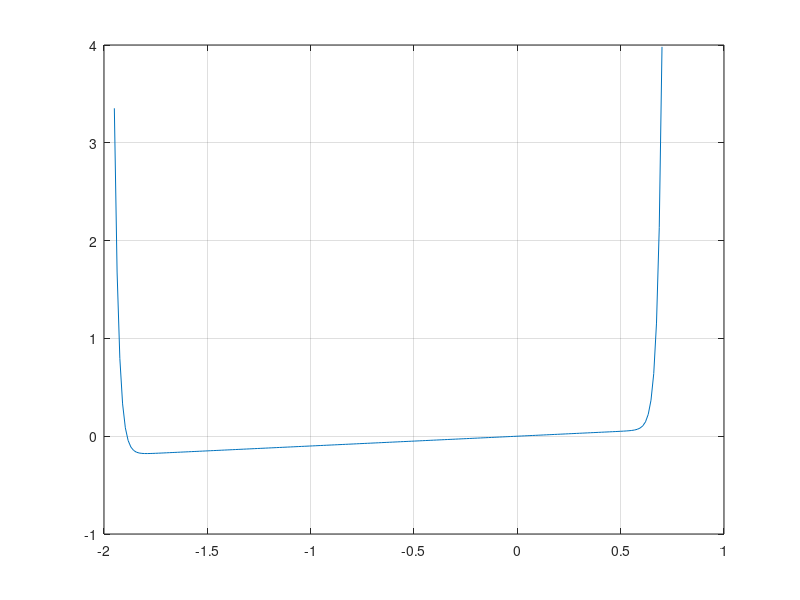
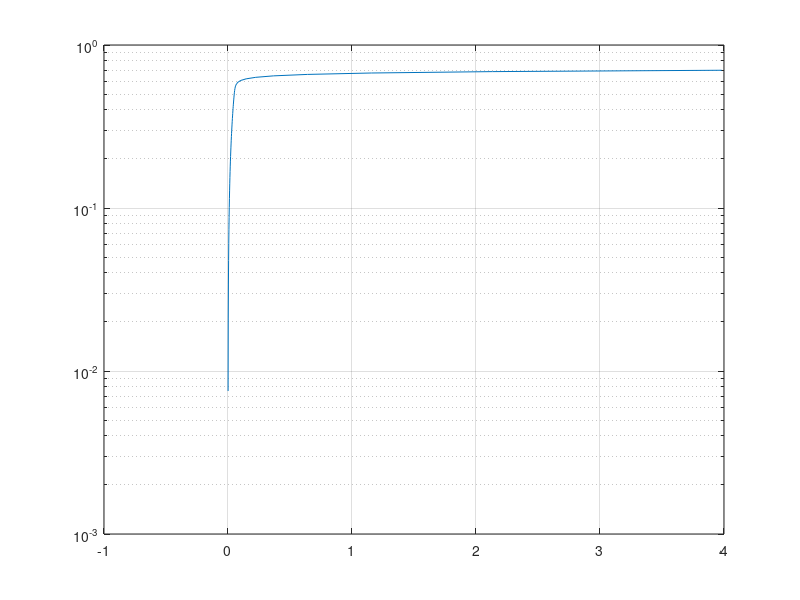
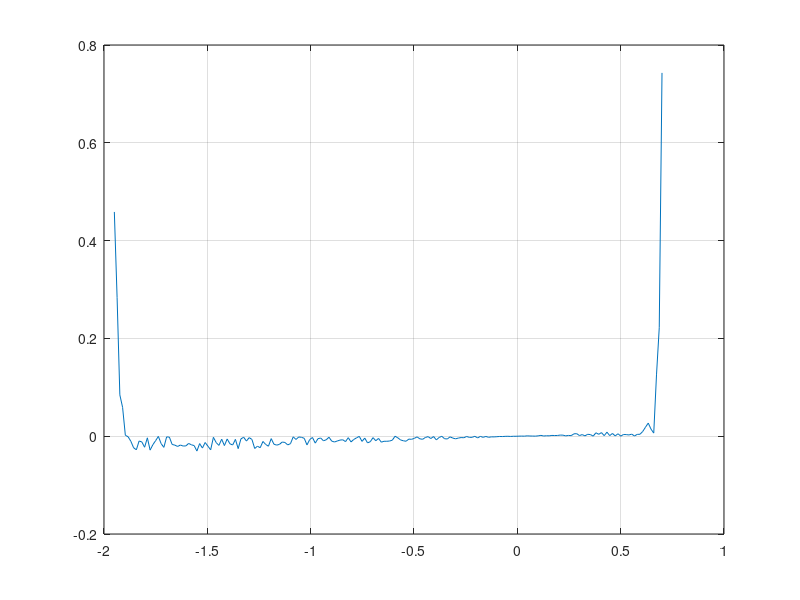
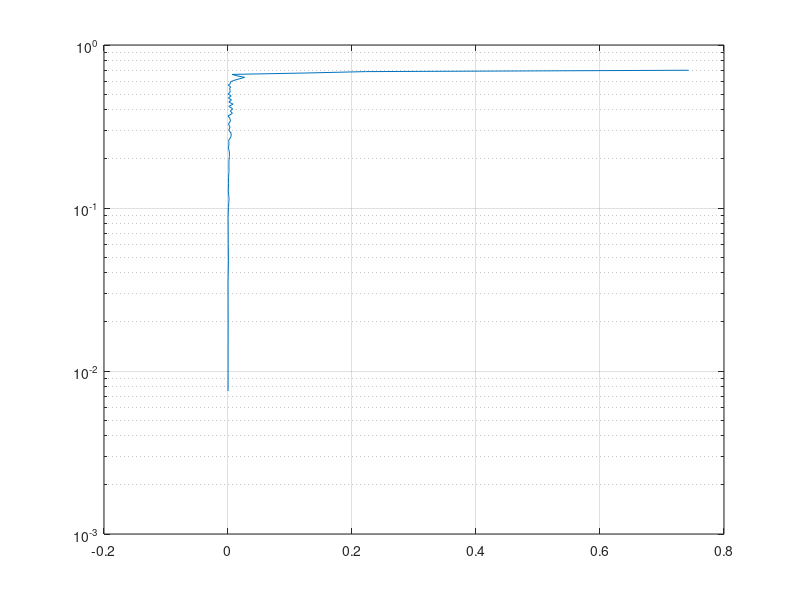

Here is the MATLAB script that generated these plots, in order: (Note: this script raises an error after producing the figures.)
Is = 0.01e-12;
Ib = 0.1e-12;
Vb = 1.3;
Gp = 0.1;

V = linspace(-1.95,0.7,200);
I1 = zeros(1,200);
Noise = 0.2*rand(1,200);
I2 = zeros(1,200);

for i = 1:200
   I1(i) = Is*(exp(48*V(i))-1) + Gp*V(i) + Ib*(exp(-48*(V(i)+Vb)));
   I2(i) = Noise(i)*I1(i);

end

figure (1)
plot(V,I1);
grid on;

P1 = polyfit(V,I1,4);
figure (5)
plot(V,polyval(P1,V));
grid on;

P2 = polyfit(V,I1,8);

figure(6)
plot(V,polyval(P2,V));
grid on;

figure(2)
semilogy(I1,V);
grid on;

figure (3)
plot(V,I2);
grid on;

figure(4)
semilogy(I2,V);
grid on;


% fo = fittype('A.*(exp(1.2*x/25e-3)-1) + B.*x - C*(exp(1.2*(-(x+D))/25e-3)-1)');
% 
% ff = fit(V,I1,fo);
% If = ff(V');

inputs = V.';
targets = I1.';
hiddenLayerSize = 10;
net = fitnet(hiddenLayerSize);
net.divideParam.trainRatio = 70/100;
net.divideParam.valRatio = 15/100;
net.divideParam.testRatio = 15/100;
[net,tr] = train(net,inputs,targets);
outputs = net(inputs);
errors = gsubtract(outputs,targets);
performance = perform(net,targets,outputs);
view(net)
Inn = outputs;







